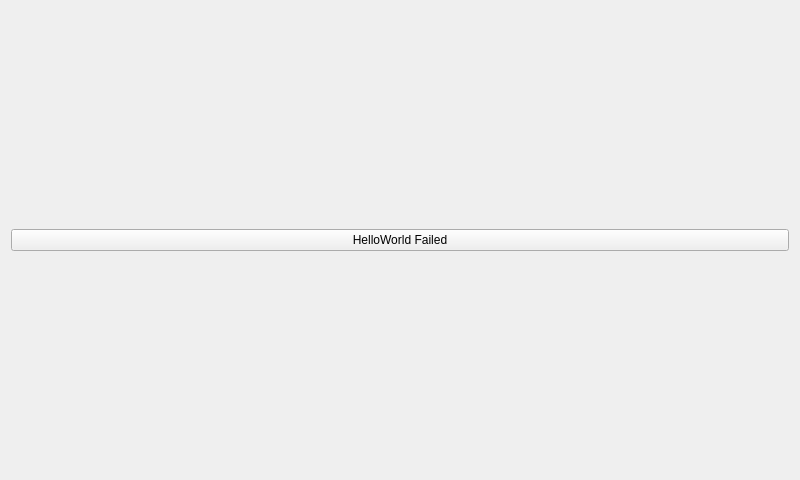
<?xml version="1.0" encoding="UTF-8"?>
<ui version="4.0">
 <class>MainWindow</class>
 <widget class="QMainWindow" name="MainWindow">
  <property name="geometry">
   <rect>
    <x>0</x>
    <y>0</y>
    <width>800</width>
    <height>480</height>
   </rect>
  </property>
  <property name="windowTitle">
   <string>MainWindow</string>
  </property>
  <widget class="QWidget" name="centralWidget">
   <layout class="QGridLayout" name="gridLayout">
    <item row="0" column="0">
     <widget class="QPushButton" name="pushButton">
      <property name="text">
       <string>HelloWorld Failed</string>
      </property>
     </widget>
    </item>
   </layout>
  </widget>
 </widget>
 <layoutdefault spacing="6" margin="11"/>
 <resources/>
 <connections/>
</ui>
